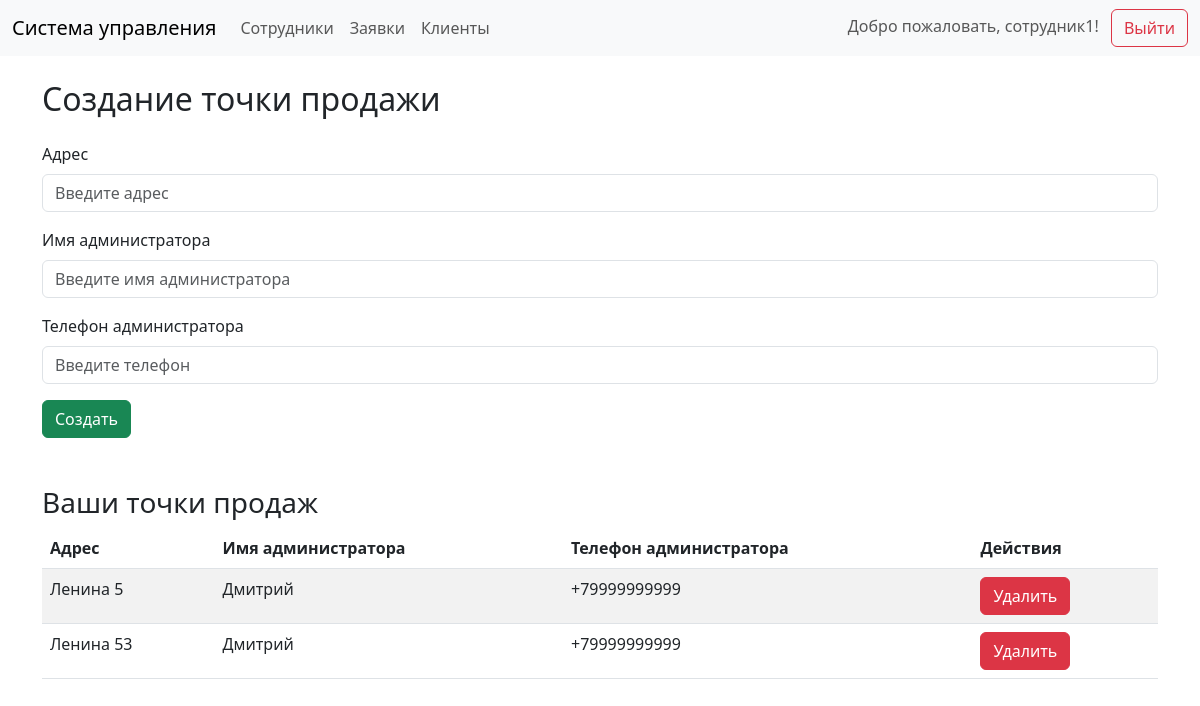
Page /myplaces (signed in) on the committed database.
### app/models.py (models this page shows, shortened)
class Employee(UserMixin, db.Model):
    __tablename__ = 'employees'
    id = db.Column(db.Integer, primary_key=True)
    name = db.Column(db.String(255), nullable=False)
    username = db.Column(db.String(50), nullable=False, unique=True)
    password_hash = db.Column(db.String(128), nullable=False)
    role = db.Column(db.String(50), nullable=False)  # 'employee' или 'director'
    telegram_id = db.Column(db.String(50), nullable=True)

class Places(db.Model):
    __tablename__ = 'places'
    id = db.Column(db.Integer, primary_key=True)
    client_id = db.Column(db.Integer, db.ForeignKey('clients.id'))
    address = db.Column(db.String(255), nullable=False)
    admin_name = db.Column(db.String(255), nullable=False)
    admin_phone = db.Column(db.String(50), nullable=False)

### app/web.py (the view, shortened to what this page needs)
@web_bp.route('/myplaces', methods=['GET', 'POST'])
@login_required
def myplaces():
    places = Places.query.filter_by(client_id=current_user.id).all()
    return render_template('myplaces.html', places=places)

### app/web.py (called while the page is built)
@login_manager.user_loader
def load_user(user_id):
    if user_id.startswith("employee-"):
        employee_id = user_id.split("-")[1]
        return db.session.query(Employee).get(employee_id)
    elif user_id.startswith("client-"):
        client_id = user_id.split("-")[1]
        return db.session.query(Client).get(client_id)
    return None

### app/templates/myplaces.html (shortened to what this page needs)
{% extends "base.html" %}
{% block content %}
    <h2 class="mb-4">Создание точки продажи</h2>
    <form method="POST" action="{{ url_for('web.myplaces') }}">
        <div class="mb-3">
            <label for="address" class="form-label">Адрес</label>
            <input type="text" class="form-control" id="address" name="address" placeholder="Введите адрес" required>
        </div>
        <div class="mb-3">
            <label for="adminName" class="form-label">Имя администратора</label>
            <input type="text" class="form-control" id="adminName" name="admin_name" placeholder="Введите имя администратора" required>
        </div>
        <div class="mb-3">
            <label for="adminPhone" class="form-label">Телефон администратора</label>
            <input type="tel" class="form-control" id="adminPhone" name="admin_phone" placeholder="Введите телефон" required>
        </div>
        <button type="submit" class="btn btn-success">Создать</button>
    </form>
    <h3 class="mt-5">Ваши точки продаж</h3>
    {% if places %}
        <table class="table table-striped">
            <thead>
                <tr>
                    <th>Адрес</th>
                    <th>Имя администратора</th>
                    <th>Телефон администратора</th>
                    <th>Действия</th>
                </tr>
            </thead>
            <tbody>
                {% for place in places %}
                    <tr>
                        <td>{{ place.address }}</td>
                        <td>{{ place.admin_name }}</td>
                        <td>{{ place.admin_phone }}</td>
                        <td>
                            <form method="POST" action="{{ url_for('web.delete_place', place_id=place.id) }}">
                                <button type="submit" class="btn btn-danger">Удалить</button>
                            </form>
                        </td>
                    </tr>
                {% endfor %}
            </tbody>
        </table>
    {% else %}
        <p>У вас нет добавленных точек продаж.</p>
    {% endif %}
{% endblock %}

### app/templates/base.html (shortened to what this page needs)
<!DOCTYPE html>
<html lang="ru">
<head>
    <link href="https://cdn.jsdelivr.net/npm/bootstrap@5.3.0/dist/css/bootstrap.min.css" rel="stylesheet">
</head>
<body>
    <header>
        <nav class="navbar navbar-expand-lg navbar-light bg-light">
            <div class="container-fluid">
                <a class="navbar-brand" href="{{ url_for('web.home') }}">Система управления</a>
                <div class="collapse navbar-collapse" id="navbarNav">
                    {% if current_user.role in ['director', 'employee', 'директор','сотрудник', 'бот'] %}
                        <ul class="navbar-nav">
                            <li class="nav-item">
                                <a class="nav-link" href="{{ url_for('web.employees') }}">Сотрудники</a>
                            </li>
                            <li class="nav-item">
                                <a class="nav-link" href="{{ url_for('web.tickets') }}">Заявки</a>
                            </li>
                            <li class="nav-item">
                                <a class="nav-link" href="{{ url_for('web.clients') }}">Клиенты</a>
                            </li>
                        </ul>
                    {% endif %}
                    <div class="ms-auto">
                        {% if current_user.is_authenticated %}
                            {% if current_user.role in ['director', 'employee','директор', 'сотрудник' ] %}
                                <span class="navbar-text me-2">
                                    Добро пожаловать, {{ current_user.name }}!
                                </span>
                            {% else %}
                                <span class="navbar-text me-2">
                                    Добро пожаловать, {{ current_user.company_name }}!
                                </span>
                            {% endif %}
                            <a href="{{ url_for('web.logout') }}" class="btn btn-outline-danger">Выйти</a>
                        {% else %}
                            <a href="{{ url_for('web.login') }}" class="btn btn-outline-primary">Войти</a>
                        {% endif %}
                    </div>
                </div>
            </div>
        </nav>
    </header>
    <main class="container mt-4">
        {% block content %}{% endblock %}
    </main>
</body>
</html>

### rows in the picture
Employee: name "сотрудник1"
Places: address "Ленина 5", admin_name "Дмитрий", admin_phone "+79999999999"
Places: address "Ленина 53", admin_name "Дмитрий", admin_phone "+79999999999"
